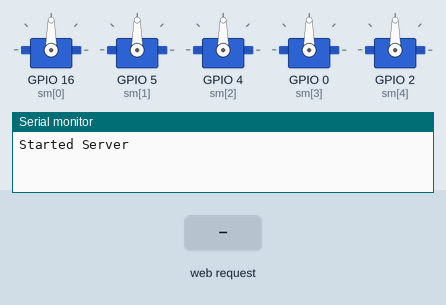
Simulated run of this sketch. Board: ESP8266 (NodeMCU). Shown: 5 × servo, the last lines printed to the serial monitor. The test bench sets the inputs (shaded band).

Above: at 3.2 s.
3.3 s: HTTP request GET /move?dir=F received
At 3.47 s:
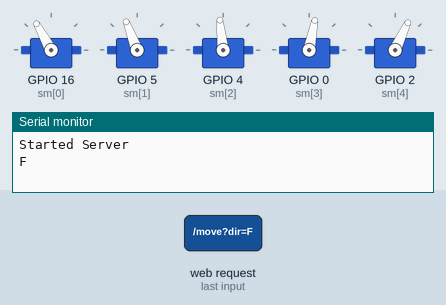
6.3 s: HTTP request GET /move?dir=R received
At 6.49 s:
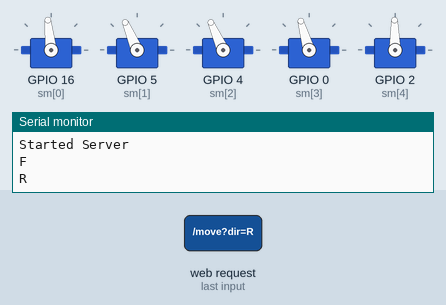
9.3 s: HTTP request GET /move?dir=B received
At 10.13 s:
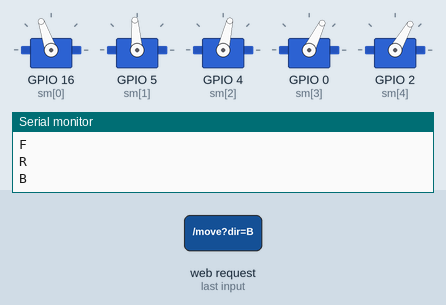
12.3 s: HTTP request GET /move?dir=L received
15.3 s: HTTP request GET /move?dir=1 received
At 16.3 s:
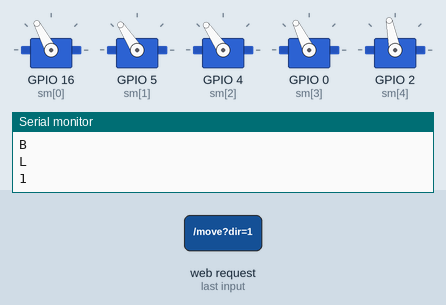
16.8 s: HTTP request GET /move?dir=F received
Timing chart, 0 to 25.8 s (numbered marks = the images above; inputs shaded):
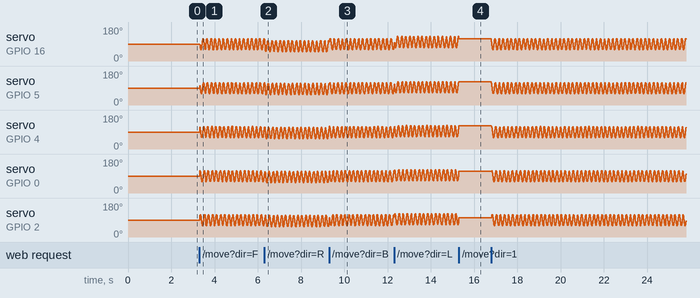

The sketch:

servoSerpentNodeMCU.ino
```cpp
#include <Servo.h>
#include <ESP8266WiFi.h>
#include <ESP8266WebServer.h>

#define N 5
#define MIN_SERVO_PULSE 600
#define MAX_SERVO_PULSE 2500

Servo s[N];

const int sm[N] = {16, 5, 4, 0, 2};

const int initVal = 90;
const float lag = 0.5712;
const float pi =3.14159;
const int frequency = 6;
const int amplitude = 30;
const int rightofset = -5;
const int leftofset = 5;
const int ofset = 6;
const int delayTime = 3;
const int startPause = 5000;
const int test = -3;
const char *ssid = "Snake Bot BMSCE";
const int port = 8080;

IPAddress ip(192, 168, 4, 1);
IPAddress netmask(255, 255, 255, 0);

ESP8266WebServer server(port);

int counter = 0;
String serVal = "S";
String preVal = "S";

void setup()
{
  Serial.begin(115200);
  WiFi.mode(WIFI_AP);
  WiFi.softAPConfig(ip, ip, netmask);
  WiFi.softAP(ssid);
  server.on("/move", HTTP_GET, handleMoveRequest);
  server.onNotFound(handleNotFound);
  server.begin();
  Serial.println("Started Server");
  sstop();
  delay(2000);
}

void loop()
{
  server.handleClient();
  if(!serVal.equals(preVal))
  {
    counter = 0;
  }
  if(serVal.equals("F"))
    forward();
  else if(serVal.equals("B"))
    backward();
  else if(serVal.equals("R"))
    right();
  else if(serVal.equals("L"))
    left();
  else if(serVal.equals("S"))
    sstop();
  preVal = serVal;
}

void handleNotFound()
{
  server.send(404, "text / plain", "404: Not found");
}

void handleMoveRequest()
{
  if (!server.hasArg("dir"))
  {
    server.send(404, "text / plain", "Move: undefined");
    return;
  }
  String dir = server.arg("dir");
  Serial.println(dir);
  server.send(200, "text / plain", "Move: recieved");
  serVal = dir;
}

void sstop(void)
{
  for(int i = 0; i < N; i++)
  {
    s[i].attach(sm[i], 600, 2500);
    s[i].write(initVal);
  }
}

void backward(void)
{
  delay(delayTime);
  for(int i = 0; i < N; i++)
  {
    s[i].write(initVal+amplitude*cos(frequency*counter*pi/180+(i-2)*lag));
  }
  if(counter >= 360) {
    counter = 0;
  }
  else {
    counter++;
  }
}

void forward(void)
{
  delay(delayTime);
  for(int i = 0; i < N; i++)
  {
    s[i].write(initVal+amplitude*cos(frequency*counter*pi/180+(i-2)*lag));
  }
  if(counter <= 0) {
    counter = 360;
  }
  else {
    counter--;
  }
}

void right(void)
{
  delay(delayTime);
  for(int i = 0; i < N; i++)
  {
    if(i == 0)
      s[i].write(initVal-ofset+rightofset+amplitude*cos(frequency*counter*pi/180+(i-2)*lag));
    else
      s[i].write(initVal+rightofset+amplitude*cos(frequency*counter*pi/180+(i-2)*lag));
  }
  if(counter <= 0) {
    counter = 360;
  }
  else {
    counter--;
  }
}

void left(void)
{
  delay(delayTime);
  for(int i = 0; i < N; i++)
  {
    if(i == 0)
      s[i].write(initVal+ofset+leftofset+amplitude*cos(frequency*counter*pi/180+(i-2)*lag));
    else
      s[i].write(initVal+leftofset+amplitude*cos(frequency*counter*pi/180+(i-2)*lag));
  }
  if(counter <= 0) {
    counter = 360;
  }
  else {
    counter--;
  }
}
```

Measured:
- after the input at 15.3 s, servo on GPIO 4 (sm[2]): goes on until 15.3 s, then stays 124°
